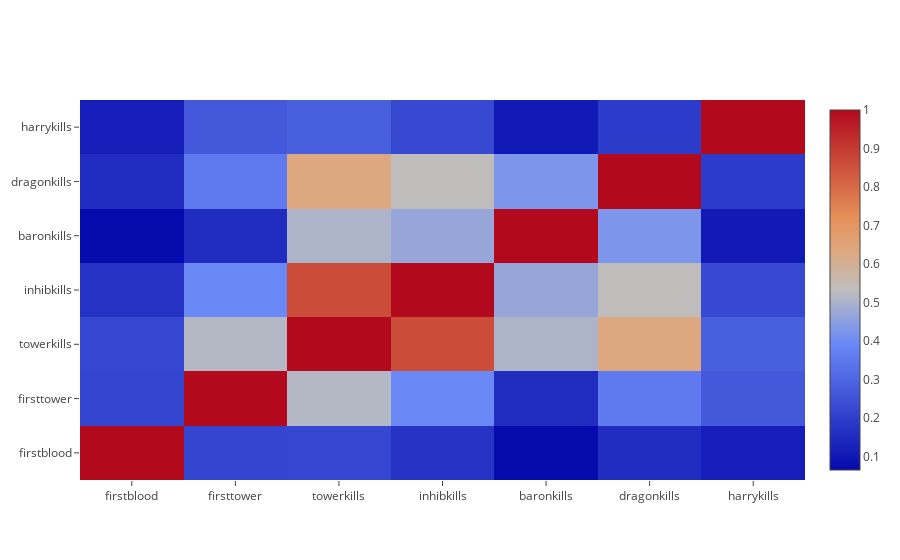

Notebook code for this chart:
### Code cell
trace = go.Heatmap(z=cor_matrix, x=labels, y=labels)
data=[trace]
plotly.offline.iplot(figure_or_data=data)
# py.iplot(data, filename='plot5')

### Figure 1 — Plotly figure (JSON) as saved in the notebook; plotly's stock layout.template omitted (floating-point values rounded to 4 significant figures)
{"data": [{"type": "heatmap", "uid": "8e0b24ae-f829-11e8-a81a-5cc9d34d5aa2", "x": ["firstblood", "firsttower", "towerkills", "inhibkills", "baronkills", "dragonkills", "harrykills"], "y": ["firstblood", "firsttower", "towerkills", "inhibkills", "baronkills", "dragonkills", "harrykills"], "z": [[1, 0.218, 0.2204, 0.168, 0.0653, 0.1564, 0.116], [0.218, 1, 0.5166, 0.3922, 0.1521, 0.3542, 0.2659], [0.2204, 0.5166, 1, 0.8622, 0.5046, 0.6366, 0.2834], [0.168, 0.3922, 0.8622, 1, 0.4671, 0.5362, 0.2263], [0.0653, 0.1521, 0.5046, 0.4671, 1, 0.4236, 0.1071], [0.1564, 0.3542, 0.6366, 0.5362, 0.4236, 1, 0.1912], [0.116, 0.2659, 0.2834, 0.2263, 0.1071, 0.1912, 1]]}], "layout": {}}
